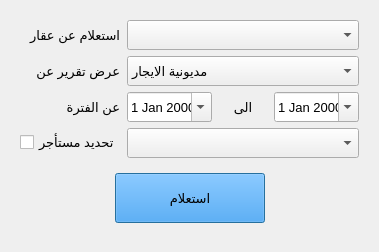
        <widget class="QWidget" name="tabQuery">
         <attribute name="icon">
          <iconset resource="resourse.qrc">
           <normaloff>:/icon/icon/search.png</normaloff>:/icon/icon/search.png</iconset>
         </attribute>
         <attribute name="title">
          <string>استعلامات</string>
         </attribute>
         <layout class="QGridLayout" name="gridLayout_10">
          <item row="0" column="0">
           <widget class="QWidget" name="widget_4" native="true">
            <property name="font">
             <font>
              <pointsize>10</pointsize>
             </font>
            </property>
            <layout class="QGridLayout" name="gridLayout_11">
             <item row="4" column="1" colspan="3">
              <widget class="QComboBox" name="comboBoxQueryRenter">
               <property name="sizePolicy">
                <sizepolicy hsizetype="Minimum" vsizetype="Fixed">
                 <horstretch>0</horstretch>
                 <verstretch>0</verstretch>
                </sizepolicy>
               </property>
               <property name="minimumSize">
                <size>
                 <width>0</width>
                 <height>30</height>
                </size>
               </property>
               <property name="font">
                <font>
                 <pointsize>10</pointsize>
                </font>
               </property>
              </widget>
             </item>
             <item row="3" column="3">
              <widget class="QDateEdit" name="dateEditQueryDateTo">
               <property name="sizePolicy">
                <sizepolicy hsizetype="Minimum" vsizetype="Fixed">
                 <horstretch>0</horstretch>
                 <verstretch>0</verstretch>
                </sizepolicy>
               </property>
               <property name="minimumSize">
                <size>
                 <width>0</width>
                 <height>30</height>
                </size>
               </property>
               <property name="font">
                <font>
                 <pointsize>10</pointsize>
                </font>
               </property>
               <property name="layoutDirection">
                <enum>Qt::LeftToRight</enum>
               </property>
               <property name="buttonSymbols">
                <enum>QAbstractSpinBox::NoButtons</enum>
               </property>
               <property name="calendarPopup">
                <bool>true</bool>
               </property>
              </widget>
             </item>
             <item row="0" column="0">
              <widget class="QLabel" name="labelQueryEstate">
               <property name="sizePolicy">
                <sizepolicy hsizetype="Maximum" vsizetype="Preferred">
                 <horstretch>0</horstretch>
                 <verstretch>0</verstretch>
                </sizepolicy>
               </property>
               <property name="minimumSize">
                <size>
                 <width>100</width>
                 <height>0</height>
                </size>
               </property>
               <property name="font">
                <font>
                 <pointsize>10</pointsize>
                </font>
               </property>
               <property name="text">
                <string>استعلام عن عقار</string>
               </property>
               <property name="buddy">
                <cstring>comboBoxQueryEstate</cstring>
               </property>
              </widget>
             </item>
             <item row="4" column="0">
              <widget class="QCheckBox" name="checkBoxQueryRenter">
               <property name="sizePolicy">
                <sizepolicy hsizetype="Maximum" vsizetype="Fixed">
                 <horstretch>0</horstretch>
                 <verstretch>0</verstretch>
                </sizepolicy>
               </property>
               <property name="minimumSize">
                <size>
                 <width>100</width>
                 <height>0</height>
                </size>
               </property>
               <property name="font">
                <font>
                 <pointsize>10</pointsize>
                </font>
               </property>
               <property name="text">
                <string>تحديد مستأجر</string>
               </property>
              </widget>
             </item>
             <item row="3" column="1">
              <widget class="QDateEdit" name="dateEditQueryDateFrom">
               <property name="sizePolicy">
                <sizepolicy hsizetype="Minimum" vsizetype="Fixed">
                 <horstretch>0</horstretch>
                 <verstretch>0</verstretch>
                </sizepolicy>
               </property>
               <property name="minimumSize">
                <size>
                 <width>0</width>
                 <height>30</height>
                </size>
               </property>
               <property name="font">
                <font>
                 <pointsize>10</pointsize>
                </font>
               </property>
               <property name="layoutDirection">
                <enum>Qt::LeftToRight</enum>
               </property>
               <property name="buttonSymbols">
                <enum>QAbstractSpinBox::NoButtons</enum>
               </property>
               <property name="currentSection">
                <enum>QDateTimeEdit::YearSection</enum>
               </property>
               <property name="calendarPopup">
                <bool>true</bool>
               </property>
              </widget>
             </item>
             <item row="5" column="0" colspan="4">
              <widget class="QWidget" name="widget_5" native="true">
               <property name="font">
                <font>
                 <pointsize>10</pointsize>
                </font>
               </property>
               <layout class="QGridLayout" name="gridLayout_12">
                <item row="0" column="2">
                 <spacer name="horizontalSpacer_5">
                  <property name="font">
                   <font>
                    <pointsize>10</pointsize>
                   </font>
                  </property>
                  <property name="orientation">
                   <enum>Qt::Horizontal</enum>
                  </property>
                  <property name="sizeHint" stdset="0">
                   <size>
                    <width>40</width>
                    <height>20</height>
                   </size>
                  </property>
                 </spacer>
                </item>
                <item row="0" column="1">
                 <widget class="QPushButton" name="buttonQuery">
                  <property name="minimumSize">
                   <size>
                    <width>150</width>
                    <height>50</height>
                   </size>
                  </property>
                  <property name="font">
                   <font>
                    <pointsize>10</pointsize>
                   </font>
                  </property>
                  <property name="styleSheet">
                   <string notr="true">background-color: rgb(25, 144, 255);</string>
                  </property>
                  <property name="text">
                   <string>استعلام</string>
                  </property>
                  <property name="default">
                   <bool>true</bool>
                  </property>
                 </widget>
                </item>
                <item row="0" column="0">
                 <spacer name="horizontalSpacer_6">
                  <property name="font">
                   <font>
                    <pointsize>10</pointsize>
                   </font>
                  </property>
                  <property name="orientation">
                   <enum>Qt::Horizontal</enum>
                  </property>
                  <property name="sizeHint" stdset="0">
                   <size>
                    <width>40</width>
                    <height>20</height>
                   </size>
                  </property>
                 </spacer>
                </item>
               </layout>
              </widget>
             </item>
             <item row="2" column="0">
              <widget class="QLabel" name="labelQueryReport">
               <property name="sizePolicy">
                <sizepolicy hsizetype="Maximum" vsizetype="Preferred">
                 <horstretch>0</horstretch>
                 <verstretch>0</verstretch>
                </sizepolicy>
               </property>
               <property name="minimumSize">
                <size>
                 <width>100</width>
                 <height>0</height>
                </size>
               </property>
               <property name="font">
                <font>
                 <pointsize>10</pointsize>
                </font>
               </property>
               <property name="text">
                <string>عرض تقرير عن </string>
               </property>
               <property name="buddy">
                <cstring>comboBoxQueryReport</cstring>
               </property>
              </widget>
             </item>
             <item row="2" column="1" colspan="3">
              <widget class="QComboBox" name="comboBoxQueryReport">
               <property name="sizePolicy">
                <sizepolicy hsizetype="Minimum" vsizetype="Fixed">
                 <horstretch>0</horstretch>
                 <verstretch>0</verstretch>
                </sizepolicy>
               </property>
               <property name="minimumSize">
                <size>
                 <width>0</width>
                 <height>30</height>
                </size>
               </property>
               <property name="font">
                <font>
                 <pointsize>10</pointsize>
                </font>
               </property>
               <item>
                <property name="text">
                 <string>مديونية الايجار</string>
                </property>
               </item>
               <item>
                <property name="text">
                 <string>مديونية المياة</string>
                </property>
               </item>
               <item>
                <property name="text">
                 <string>كل المديونيات</string>
                </property>
               </item>
               <item>
                <property name="text">
                 <string>المبلغ الفعلى</string>
                </property>
               </item>
               <item>
                <property name="text">
                 <string>اجمالى المبالغ المحصلة عن فترة </string>
                </property>
               </item>
               <item>
                <property name="text">
                 <string>حالة العقود</string>
                </property>
               </item>
              </widget>
             </item>
             <item row="3" column="0">
              <widget class="QLabel" name="labelQueryDateFrom">
               <property name="sizePolicy">
                <sizepolicy hsizetype="Maximum" vsizetype="Preferred">
                 <horstretch>0</horstretch>
                 <verstretch>0</verstretch>
                </sizepolicy>
               </property>
               <property name="minimumSize">
                <size>
                 <width>100</width>
                 <height>0</height>
                </size>
               </property>
               <property name="font">
                <font>
                 <pointsize>10</pointsize>
                </font>
               </property>
               <property name="text">
                <string>عن الفترة</string>
               </property>
               <property name="buddy">
                <cstring>dateEditQueryDateFrom</cstring>
               </property>
              </widget>
             </item>
             <item row="3" column="2">
              <widget class="QLabel" name="labelQueryDateTo">
               <property name="sizePolicy">
                <sizepolicy hsizetype="Maximum" vsizetype="Preferred">
                 <horstretch>0</horstretch>
                 <verstretch>0</verstretch>
                </sizepolicy>
               </property>
               <property name="minimumSize">
                <size>
                 <width>50</width>
                 <height>0</height>
                </size>
               </property>
               <property name="font">
                <font>
                 <pointsize>10</pointsize>
                </font>
               </property>
               <property name="text">
                <string>الى</string>
               </property>
               <property name="alignment">
                <set>Qt::AlignCenter</set>
               </property>
               <property name="buddy">
                <cstring>dateEditQueryDateTo</cstring>
               </property>
              </widget>
             </item>
             <item row="0" column="1" colspan="3">
              <widget class="QComboBox" name="comboBoxQueryEstate">
               <property name="sizePolicy">
                <sizepolicy hsizetype="Minimum" vsizetype="Fixed">
                 <horstretch>0</horstretch>
                 <verstretch>0</verstretch>
                </sizepolicy>
               </property>
               <property name="minimumSize">
                <size>
                 <width>0</width>
                 <height>30</height>
                </size>
               </property>
               <property name="font">
                <font>
                 <pointsize>10</pointsize>
                </font>
               </property>
              </widget>
             </item>
            </layout>
           </widget>
          </item>
         </layout>
        </widget>
